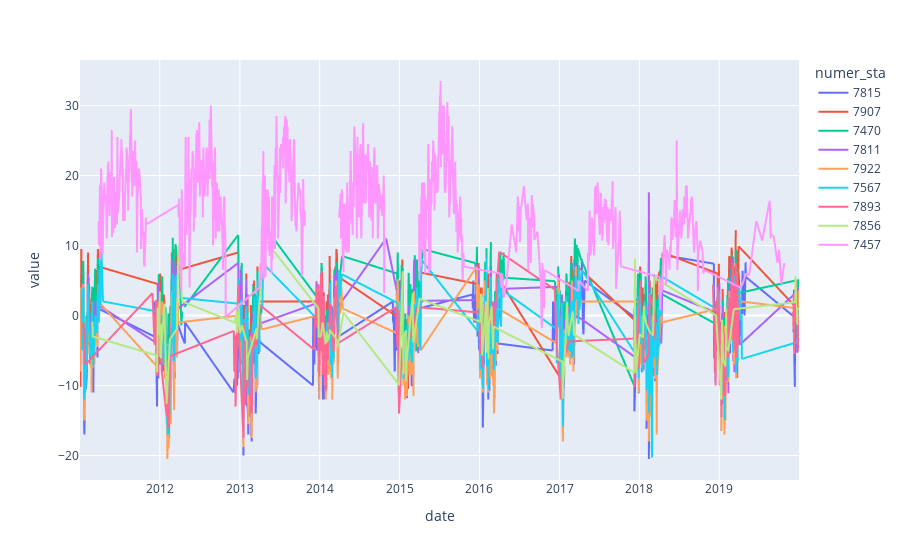

Here is the notebook cell this chart was saved with:
### Code cell
px.line(df[df.numer_sta.isin(stations) & (df.index.time >= time(8, 0)) & (df.index.time < time(10, 0))][['t_C', 'numer_sta']], color='numer_sta')

### Figure 1 — Plotly figure (JSON) as saved in the notebook; plotly's stock layout.template omitted (floating-point values rounded to 4 significant figures; data arrays with more than 128 entries replaced by an {"elided": "..."} marker saying what was removed)
{"data": [{"hovertemplate": "numer_sta=7815<br>variable=t_C<br>date=%{x}<br>value=%{y}<extra></extra>", "legendgroup": "7815", "line": {"color": "#636efa", "dash": "solid"}, "mode": "lines", "name": "7815", "showlegend": true, "type": "scattergl", "x": {"elided": "695 str values"}, "xaxis": "x", "y": {"elided": "695 float values"}, "yaxis": "y"}, {"hovertemplate": "numer_sta=7907<br>variable=t_C<br>date=%{x}<br>value=%{y}<extra></extra>", "legendgroup": "7907", "line": {"color": "#EF553B", "dash": "solid"}, "mode": "lines", "name": "7907", "showlegend": true, "type": "scattergl", "x": {"elided": "717 str values"}, "xaxis": "x", "y": {"elided": "717 float values"}, "yaxis": "y"}, {"hovertemplate": "numer_sta=7470<br>variable=t_C<br>date=%{x}<br>value=%{y}<extra></extra>", "legendgroup": "7470", "line": {"color": "#00cc96", "dash": "solid"}, "mode": "lines", "name": "7470", "showlegend": true, "type": "scattergl", "x": {"elided": "831 str values"}, "xaxis": "x", "y": {"elided": "831 float values"}, "yaxis": "y"}, {"hovertemplate": "numer_sta=7811<br>variable=t_C<br>date=%{x}<br>value=%{y}<extra></extra>", "legendgroup": "7811", "line": {"color": "#ab63fa", "dash": "solid"}, "mode": "lines", "name": "7811", "showlegend": true, "type": "scattergl", "x": {"elided": "576 str values"}, "xaxis": "x", "y": {"elided": "576 float values"}, "yaxis": "y"}, {"hovertemplate": "numer_sta=7922<br>variable=t_C<br>date=%{x}<br>value=%{y}<extra></extra>", "legendgroup": "7922", "line": {"color": "#FFA15A", "dash": "solid"}, "mode": "lines", "name": "7922", "showlegend": true, "type": "scattergl", "x": {"elided": "728 str values"}, "xaxis": "x", "y": {"elided": "728 float values"}, "yaxis": "y"}, {"hovertemplate": "numer_sta=7567<br>variable=t_C<br>date=%{x}<br>value=%{y}<extra></extra>", "legendgroup": "7567", "line": {"color": "#19d3f3", "dash": "solid"}, "mode": "lines", "name": "7567", "showlegend": true, "type": "scattergl", "x": {"elided": "627 str values"}, "xaxis": "x", "y": {"elided": "627 float values"}, "yaxis": "y"}, {"hovertemplate": "numer_sta=7893<br>variable=t_C<br>date=%{x}<br>value=%{y}<extra></extra>", "legendgroup": "7893", "line": {"color": "#FF6692", "dash": "solid"}, "mode": "lines", "name": "7893", "showlegend": true, "type": "scattergl", "x": {"elided": "327 str values"}, "xaxis": "x", "y": {"elided": "327 float values"}, "yaxis": "y"}, {"hovertemplate": "numer_sta=7856<br>variable=t_C<br>date=%{x}<br>value=%{y}<extra></extra>", "legendgroup": "7856", "line": {"color": "#B6E880", "dash": "solid"}, "mode": "lines", "name": "7856", "showlegend": true, "type": "scattergl", "x": ["2011-02-27T08:30:00", "2011-02-28T09:00:00", "2011-12-17T08:30:00", "2011-12-18T09:00:00", "2011-12-19T09:00:00", "2011-12-21T08:40:00", "2011-12-22T08:25:00", "2011-12-30T08:30:00", "2011-12-31T08:15:00", "2012-01-01T08:10:00", "2012-01-03T08:00:00", "2012-01-05T08:00:00", "2012-01-06T08:30:00", "2012-01-07T08:00:00", "2012-01-22T08:30:00", "2012-02-01T08:00:00", "2012-02-16T08:00:00", "2012-03-19T08:00:00", "2012-03-25T09:45:00", "2012-04-02T09:40:00", "2012-04-04T09:30:00", "2012-04-12T09:30:00", "2012-12-08T08:00:00", "2012-12-17T08:00:00", "2012-12-18T08:30:00", "2012-12-21T08:00:00", "2012-12-26T08:00:00", "2013-01-02T08:30:00", "2013-01-03T08:00:00", "2013-01-11T08:00:00", "2013-01-28T08:00:00", "2013-02-02T08:45:00", "2013-02-03T08:00:00", "2013-02-06T09:00:00", "2013-03-18T08:00:00", "2013-03-19T08:00:00", "2013-04-13T09:45:00", "2013-04-18T09:30:00", "2013-04-26T09:45:00", "2013-12-26T08:00:00", "2013-12-27T08:15:00", "2014-01-05T09:00:00", "2014-01-14T08:45:00", "2014-01-27T08:30:00", "2014-02-02T08:15:00", "2014-02-06T08:15:00", "2014-02-09T08:45:00", "2014-02-11T08:00:00", "2014-02-16T08:15:00", "2014-03-23T08:30:00", "2014-03-24T08:30:00", "2014-04-19T09:45:00", "2014-12-29T08:30:00", "2015-01-15T08:00:00", "2015-01-18T08:00:00", "2015-01-20T08:00:00", "2015-01-27T08:15:00", "2015-01-29T08:00:00", "2015-01-30T08:00:00", "2015-01-31T08:30:00", "2015-02-02T08:30:00", "2015-03-02T08:00:00", "2015-03-03T08:00:00", "2015-03-05T08:00:00", "2015-04-02T09:45:00", "2016-01-04T08:15:00", "2016-01-05T08:15:00", "2016-01-08T08:15:00", "2016-01-10T08:00:00", "2016-01-11T08:00:00", "2016-01-12T08:45:00", "2016-01-13T08:00:00", "2016-01-19T08:15:00", "2016-01-31T08:00:00", "2016-02-04T08:00:00", "2016-02-09T08:00:00", "2016-02-10T08:15:00", "2016-02-13T08:00:00", "2016-02-25T08:15:00", "2016-03-03T08:00:00", "2016-03-05T08:00:00", "2017-01-14T08:30:00", "2017-01-15T08:00:00", "2017-02-05T08:15:00", "2017-02-06T08:30:00", "2017-02-11T08:00:00", "2017-03-02T08:00:00", "2017-03-06T08:00:00", "2017-03-07T09:00:00", "2017-12-09T08:30:00", "2017-12-11T08:30:00", "2017-12-12T08:30:00", "2017-12-15T08:00:00", "2017-12-17T08:00:00", "2018-01-02T08:00:00", "2018-01-17T08:00:00", "2018-01-19T08:15:00", "2018-01-22T08:00:00", "2018-01-23T08:00:00", "2018-02-01T08:00:00", "2018-02-18T08:00:00", "2018-03-04T08:00:00", "2018-03-09T08:00:00", "2018-12-17T08:00:00", "2019-01-10T08:15:00", "2019-01-13T08:00:00", "2019-01-14T08:30:00", "2019-01-18T08:30:00", "2019-01-28T08:15:00", "2019-01-30T08:00:00", "2019-01-31T08:00:00", "2019-02-01T08:45:00", "2019-02-02T09:00:00", "2019-02-03T08:30:00", "2019-02-11T08:15:00", "2019-03-08T08:00:00", "2019-12-14T09:30:00", "2019-12-15T08:30:00", "2019-12-23T08:30:00", "2019-12-24T08:00:00", "2019-12-27T08:15:00"], "xaxis": "x", "y": [-1, -3, -5.7, -6.8, -8, -4.8, 1, -2.7, 0.5, 3.3, -5.8, -1.3, -6, -4.7, 1.6, -12.5, -3.4, -1.9, 8.6, 10.9, 5.5, 2, -1, 0.4, -2.4, -2.1, 1.6, -2.4, -2.3, -1.5, -3.5, -3.6, -9.1, -6, -1.9, -3.3, 7.3, 13.1, 10.8, 1, -3, -3, -1.1, -4, -2.4, -3.7, -2.8, -3.4, -2.1, -3.6, -4.4, 0.4, -9.9, 6.2, -8.3, -3, -2.4, -2.2, -7.7, -9.3, -6.7, 3.1, -2.9, -3.8, 2.4, -0.9, -0.7, 3, 2.5, 2.4, -2, -5.6, -3.2, 1.9, -5.2, 3.8, -6.1, -1.5, 1.2, -4.7, -1.6, -6.6, -11.8, 1.8, -0.9, -2.8, 0.5, -1, -2.7, -8.2, 8, -3.1, -4.2, -8.1, -2.7, -3.1, -0.1, 1.3, 0.1, -1.2, -2.4, -2.8, 5.4, 0, -11.9, -1.6, -0.7, -6.4, -7.2, -5.4, -4.9, 0.9, -3, -4.5, -5, 0.9, 1.9, 5.5, -1.2, 1, 0.9], "yaxis": "y"}, {"hovertemplate": "numer_sta=7457<br>variable=t_C<br>date=%{x}<br>value=%{y}<extra></extra>", "legendgroup": "7457", "line": {"color": "#FF97FF", "dash": "solid"}, "mode": "lines", "name": "7457", "showlegend": true, "type": "scattergl", "x": {"elided": "856 str values"}, "xaxis": "x", "y": {"elided": "856 float values"}, "yaxis": "y"}], "layout": {"autosize": true, "legend": {"title": {"text": "numer_sta"}, "tracegroupgap": 0}, "margin": {"t": 60}, "xaxis": {"anchor": "y", "autorange": true, "domain": [0, 1], "range": ["2011-01-01 08:00", "2019-12-31 09:00"], "title": {"text": "date"}, "type": "date"}, "yaxis": {"anchor": "x", "autorange": true, "domain": [0, 1], "range": [-23.5, 36.5], "title": {"text": "value"}, "type": "linear"}}}
